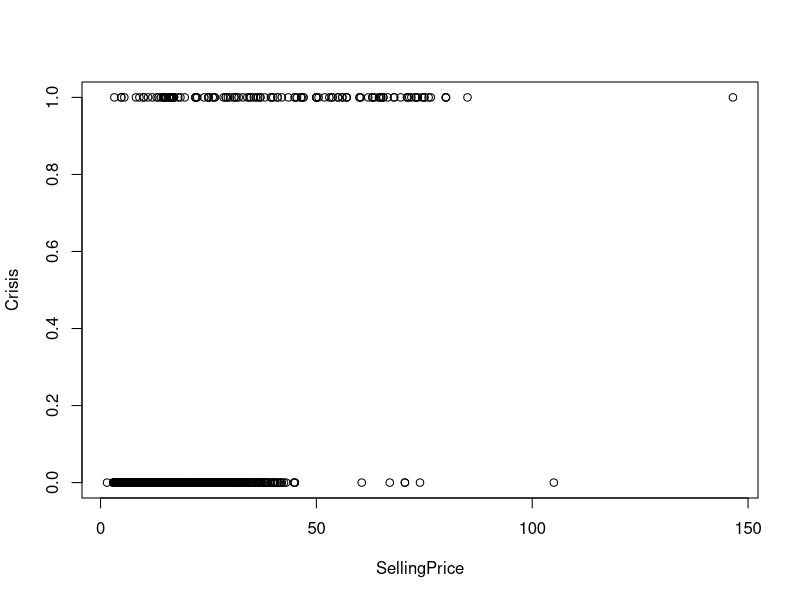
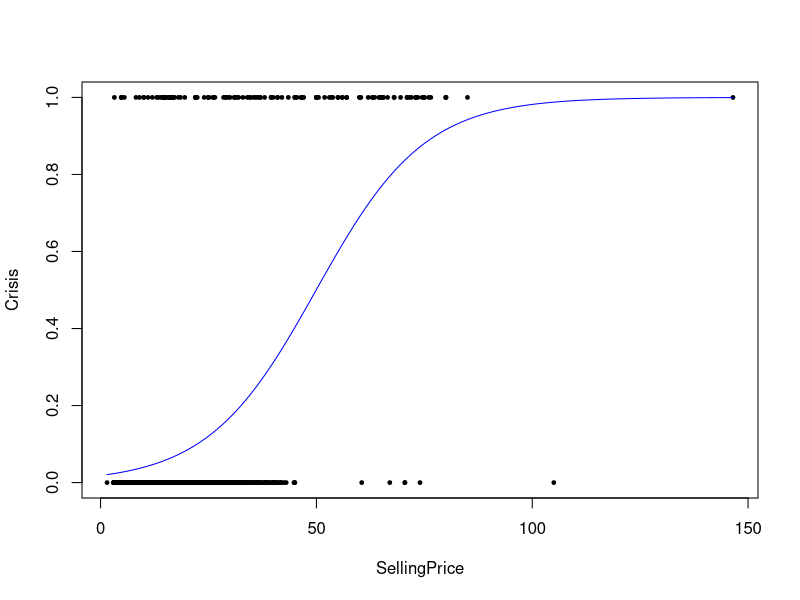

These figures' R source, in order:
# Week 4
#
# Exercise 2
library(dplyr)
library(car)
library(lmtest)
library(pROC)
library(ROCR)
library(lubridate)
library(pscl)

data <- read.csv("ship3.csv")
attach(data)
#
# a.
#
plot(SellingPrice, Crisis)
#
# b.
#
mod1 <- glm(Crisis ~ SellingPrice, family = binomial(link="logit"))
summary(mod1)
exp_beta <- exp(mod1$coefficients[2])
# Increasing the selling price increases the odds of crisis by a factor of exp_beta = 1.082924
#
# c.
#
pR2(mod1)
1 - pchisq(mod1$deviance, mod1$df.residual)
#
# d.
#
SPrange <- seq(from = min(SellingPrice), to = max(SellingPrice), by=1)
logits <- mod1$coefficients[1]+mod1$coefficients[2]*SPrange
probs <- exp(logits)/(1+exp(logits))
plot(SellingPrice, Crisis, pch=19, cex=0.5)
lines(SPrange, probs, col="blue")
#
# e.
#
set.seed(1)
id <- sample(seq(1,2), size = nrow(data), replace = TRUE, prob=c(0.75,0.25))
trainset <- data[id==1, ]
testset <- data[id==2, ]

train.model <- glm(Crisis~SellingPrice, family=binomial, data = trainset)
pred <- predict(train.model, type="response", newdata=testset)
pred.bin <- ifelse(pred>=0.5, 1,0)
accuracy <- table(pred.bin, testset[, "Crisis"])
correct <- sum(diag(accuracy))/sum(accuracy)



detach(data)
